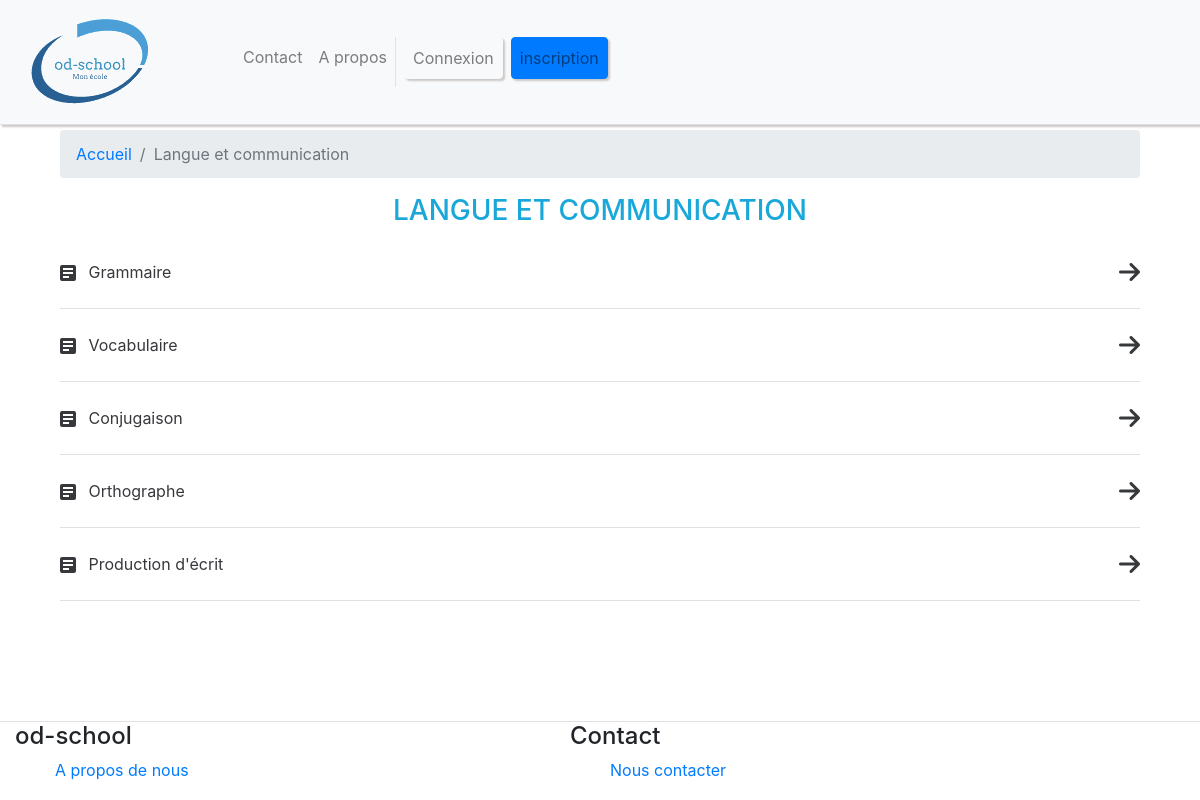
Page /CM2/langue-et-communication on the committed database.
### tables this page shows
CREATE TABLE `domaine` (
  `id_domaine` int(11) NOT NULL,
  `domaine` varchar(70) DEFAULT NULL,
  `url` varchar(255) NOT NULL,
  `classe_icone` varchar(255) NOT NULL
);

CREATE TABLE `matiere` (
  `id_matiere` int(11) NOT NULL,
  `matiere` varchar(70) DEFAULT NULL,
  `link_matiere` varchar(255) NOT NULL,
  `domaine_id_domaine` int(11) NOT NULL
);

### application/controllers/CM2.php (called while the page is built, shortened)
<?php
class CM2 extends CI_controller
{
	function domaine($link_domaine){
		$this->load->model('public/Home_model');
		$data['domaine']=$this->Home_model->getTitreDomaine($link_domaine);
		$data['id_domaine']=$this->Home_model->getID($data['domaine']['domaine']);
		$id=$data['id_domaine'];
		$this->mybreadcrumb->add('Accueil', base_url());
		$this->mybreadcrumb->add($data['domaine']['domaine'], base_url());
		$data['breadcrumbs']=$this->mybreadcrumb->render();
		$data['matieres']=$this->Home_model->getMatiere($id['id_domaine']);
		$this->load->view('public/activite',$data);
	}
}

### index.php (called while the page is built, shortened)
<?php
require_once BASEPATH.'core/CodeIgniter.php';

### application/models/public/Home_model.php (called while the page is built, shortened)
<?php
class Home_model extends CI_model
{
	function getTitreDomaine($titreDomaine){
		$this->db->select('domaine');
        $TitreDomaine=$this->db->get_where('domaine',['url'=>$titreDomaine])->row_array();
		return $TitreDomaine;
	}
	function getMatiere($id_LC){
		$matiere=$this->db->get_where('matiere',['domaine_id_domaine'=>$id_LC])->result_array();
		return $matiere;
	}
	function getID($Domaine){
		$this->db->select('id_domaine');
		$id_Domaine=$this->db->get_where('domaine',['domaine' =>$Domaine])->row_array();
		return $id_Domaine;
	}
}

### application/views/public/activite.php (the view, shortened to what this page needs)
<div class="container" style="margin-top: 130px;margin-bottom: 120px">
	<?php if (!empty($breadcrumbs)) :?>
		<div class="container " style="margin-top: 10px">
			<?php echo $breadcrumbs; ?>
		</div>
	<?php endif; ?>
	<h3 class="od_domaine"><?= $domaine['domaine'] ?></h3>
	<?php foreach ($matieres as  $matiere) :?>
		<div class="container od_contenu">
			<a href="<?= base_url().'activite/'.$matiere['link_matiere']  ?>" class="d-flex py-4 flex-row justify-content-between ">
				<span > <?= $matiere['matiere']  ?></span>
				<i class='fas fa-arrow-right' style='font-size:24px;'></i>
			</a>
		</div>
	<?php endforeach; ?>
</div>

### assets/css/style.css (style rules this page uses)
body,html { padding: 0; margin: 0; }
.od_contenu a { text-decoration:none; color: #37383b; border-bottom: 1px solid #dee2e6; }
.od_domaine { text-transform: uppercase; color: #19A8D9; text-align: center; }

### rows in the picture
domaine: domaine "LANGUE ET COMMUNICATION"
matiere: matiere "Grammaire"
matiere: matiere "Vocabulaire"
matiere: matiere "Conjugaison"
matiere: matiere "Orthographe"
matiere: matiere "Production d'écrit"

### other values in the picture
$breadcrumbs "Accueil Langue et communication"
